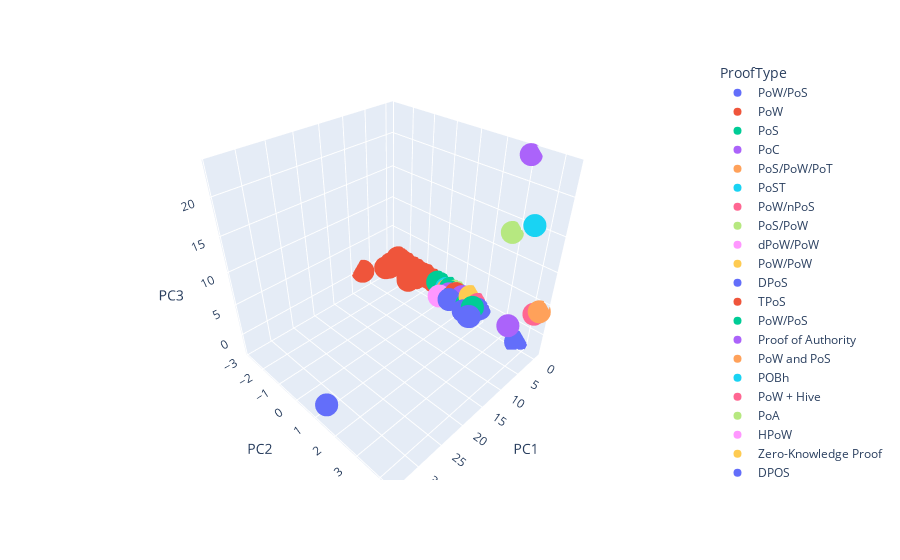

Notebook source saved alongside this figure:
### Markdown cell above
### Visualizing Results

#### 3D-Scatter with Clusters

### Code cell
# Create a 3D-Scatter with the PCA data and the clusters
fig = px.scatter_3d(clustered_df, x='PC1', y='PC2', z='PC3',color="ProofType",hover_name="CoinName",hover_data=["Algorithm"])
fig.show()

### Figure 1 — Plotly figure (JSON) as saved in the notebook; plotly's stock layout.template omitted (floating-point values rounded to 4 significant figures; data arrays with more than 128 entries replaced by an {"elided": "..."} marker saying what was removed)
{"data": [{"customdata": {"elided": "176x1 str values"}, "hovertemplate": "<b>%{hovertext}</b><br><br>ProofType=PoW/PoS<br>PC1=%{x}<br>PC2=%{y}<br>PC3=%{z}<br>Algorithm=%{customdata[0]}<extra></extra>", "hovertext": {"elided": "176 str values"}, "legendgroup": "PoW/PoS", "marker": {"color": "#636efa", "symbol": "circle"}, "mode": "markers", "name": "PoW/PoS", "scene": "scene", "showlegend": true, "type": "scatter3d", "x": {"elided": "176 float values"}, "y": {"elided": "176 float values"}, "z": {"elided": "176 float values"}}, {"customdata": {"elided": "237x1 str values"}, "hovertemplate": "<b>%{hovertext}</b><br><br>ProofType=PoW<br>PC1=%{x}<br>PC2=%{y}<br>PC3=%{z}<br>Algorithm=%{customdata[0]}<extra></extra>", "hovertext": {"elided": "237 str values"}, "legendgroup": "PoW", "marker": {"color": "#EF553B", "symbol": "circle"}, "mode": "markers", "name": "PoW", "scene": "scene", "showlegend": true, "type": "scatter3d", "x": {"elided": "237 float values"}, "y": {"elided": "237 float values"}, "z": {"elided": "237 float values"}}, {"customdata": [["SHA-512"], ["SHA-256"], ["PoS"], ["X11"], ["Scrypt"], ["Scrypt"], ["X11"], ["Multiple"], ["PHI1612"], ["Multiple"], ["Counterparty"], ["Scrypt"], ["Scrypt"], ["X11"], ["Scrypt"], ["Scrypt"], ["Scrypt"], ["PoS"], ["POS 3.0"], ["X13"], ["X11"], ["Scrypt"], ["PoS"], ["PoS"], ["X13"], ["PoS"], ["PoS"], ["PoS"], ["Scrypt"], ["Quark"], ["Scrypt"], ["X13"], ["Scrypt"], ["PoS"], ["PoS"], ["SHA-256"], ["Scrypt"], ["PoS"], ["SHA-256"], ["POS 3.0"], ["SkunkHash v2 Raptor"], ["Scrypt"], ["PoS"], ["SHA-512"], ["Ouroboros"], ["Lyra2REv2"], ["POS 2.0"], ["SHA-256"], ["NIST5"], ["Quark"], ["Quark"], ["X11"], ["POS 3.0"], ["Ethash"], ["X13"], ["Scrypt"], ["VBFT"], ["Scrypt"], ["Green Protocol"], ["PoS"], ["PoS"], ["X16R"], ["Scrypt"], ["Scrypt"], ["X15"], ["Quark"], ["SHA-256"], ["DPoS"], ["Quark"], ["Scrypt"], ["Quark"], ["X11"], ["Scrypt"], ["PoS"], ["X11"], ["XEVAN"], ["X11"], ["Equihash"], ["Quark"], ["X11"], ["SHA-256"], ["PoS"], ["Scrypt"], ["SHA-256"], ["PoS"], ["Scrypt"]], "hovertemplate": "<b>%{hovertext}</b><br><br>ProofType=PoS<br>PC1=%{x}<br>PC2=%{y}<br>PC3=%{z}<br>Algorithm=%{customdata[0]}<extra></extra>", "hovertext": ["BTS", "XPY", "EXCL", "HYP", "MINT", "NAUT", "SUPER", "TES", "TIT", "XCR", "SJCX", "RBY", "NOTE", "U", "DIGS", "GPU", "ZEIT", "NEBU", "LIR", "MUDRA", "LC", "BTCR", "XPO", "CFC", "ROYAL", "TEAM", "FRE", "XCRE", "PND", "ASAFE2", "ZBC", "FIND", "RNS", "ATMOS", "MCRN", "PROC", "GRW", "PHR", "USC", "QTUM", "SIGT", "DFT", "STCN", "ODN", "ADA", "RUP", "KEK", "XIN", "BWK", "KLKS", "WAGE", "MONK", "TPAY", "MCT", "TOKC", "VLX", "ONT", "MEDIC", "BITG", "DEV", "NZL", "PROTON", "HWC", "XT3", "DKD", "POSQ", "BWS", "MUSE", "DTEM", "PNY", "VITAE", "ARE", "MMO", "KETAN", "PAXEX", "BTXC", "JMC", "PIRATE", "CSPN", "DASHP", "NEOS", "RADS", "XHI", "TCH", "PART", "XBC"], "legendgroup": "PoS", "marker": {"color": "#00cc96", "symbol": "circle"}, "mode": "markers", "name": "PoS", "scene": "scene", "showlegend": true, "type": "scatter3d", "x": [-0.2857, -0.2701, -0.3602, -0.3346, -0.03015, -0.29, -0.3545, -0.2511, -0.3063, -0.2515, -0.346, -0.29, -0.2847, -0.3549, -0.2884, -0.2883, 0.8634, -0.3599, -0.3465, -0.2314, -0.3424, -0.2883, -0.3588, -0.3581, -0.2328, -0.3579, -0.3593, -0.3599, 0.3534, -0.3516, -0.2899, -0.2326, -0.2897, -0.3581, -0.3525, 0.2627, -0.2726, -0.3599, -0.2688, -0.3453, -0.3565, -0.29, -0.3598, -0.3438, 0.6709, -0.3101, -0.353, -0.09658, -0.3197, -0.3515, -0.3506, -0.3549, -0.3468, -0.2677, -0.2243, -0.2892, -0.3361, -0.2835, -0.3437, -0.3594, -0.3595, -0.3188, -0.2897, -0.2899, -0.2062, -0.3472, -0.269, 1.024, -0.3516, -0.1706, -0.3503, -0.3545, -0.2872, -0.3586, -0.3543, -0.2785, -0.1448, -0.2734, -0.3517, -0.3549, -0.2702, -0.3601, -0.09718, -0.2511, -0.3601, -0.2903], "y": [1.438, 0.5996, 1.513, 0.9682, 0.8299, 0.8244, 0.9678, 0.05405, 1.611, 0.05412, 1.564, 0.8244, 0.8241, 0.9678, 0.8243, 0.8243, 0.7787, 1.513, 1.571, 1.54, 0.9676, 0.8244, 1.513, 1.513, 1.54, 1.513, 1.513, 1.513, 0.815, 1.485, 0.8243, 1.54, 0.8244, 1.513, 1.513, 0.5578, 0.8233, 1.513, 0.5995, 1.571, 1.385, 0.8244, 1.513, 1.44, 1.467, 0.6818, 1.529, 0.5969, 1.247, 1.485, 1.485, 0.9678, 1.571, -0.04296, 1.54, 0.8243, 1.421, 0.8242, 1.624, 1.513, 1.513, 0.6366, 0.8244, 0.8243, 1.6, 1.485, 0.5995, 1.783, 1.485, 0.815, 1.485, 0.9678, 0.8242, 1.513, 0.9677, 1.153, 0.9722, -0.1932, 1.485, 0.9678, 0.5996, 1.513, 0.8214, 0.5993, 1.513, 0.8244], "z": [0.08128, -0.06149, -0.1664, -0.1853, -0.3109, -0.3035, -0.1848, 0.09512, -0.3744, 0.09512, -0.245, -0.3035, -0.3036, -0.1848, -0.3035, -0.3035, -0.3201, -0.1664, -0.292, -0.3387, -0.185, -0.3035, -0.1664, -0.1664, -0.3387, -0.1664, -0.1664, -0.1664, -0.3165, -0.2805, -0.3035, -0.3387, -0.3035, -0.1664, -0.1665, -0.06441, -0.3037, -0.1664, -0.06149, -0.2921, -0.1322, -0.3035, -0.1664, 0.08236, -0.2918, -0.1285, -0.2102, -0.06495, -0.2517, -0.2805, -0.2806, -0.1848, -0.292, 0.03615, -0.3388, -0.3035, -0.1131, -0.3036, -0.2934, -0.1664, -0.1664, -0.07988, -0.3035, -0.3035, -0.354, -0.2806, -0.06151, -0.03296, -0.2805, -0.3041, -0.2806, -0.1848, -0.3035, -0.1664, -0.1848, -0.04094, -0.1907, 0.03984, -0.2805, -0.1848, -0.06149, -0.1664, -0.3073, -0.06187, -0.1664, -0.3035]}, {"customdata": [["Scrypt"], ["Shabal256"], ["Scrypt"]], "hovertemplate": "<b>%{hovertext}</b><br><br>ProofType=PoC<br>PC1=%{x}<br>PC2=%{y}<br>PC3=%{z}<br>Algorithm=%{customdata[0]}<extra></extra>", "hovertext": ["CSC", "BURST", "SAFEX"], "legendgroup": "PoC", "marker": {"color": "#ab63fa", "symbol": "circle"}, "mode": "markers", "name": "PoC", "scene": "scene", "showlegend": true, "type": "scatter3d", "x": [0.6888, 0.06591, -0.0421], "y": [0.5751, 1.127, 0.5864], "z": [-0.2084, 0.1409, -0.1938]}, {"customdata": [["Scrypt"]], "hovertemplate": "<b>%{hovertext}</b><br><br>ProofType=PoS/PoW/PoT<br>PC1=%{x}<br>PC2=%{y}<br>PC3=%{z}<br>Algorithm=%{customdata[0]}<extra></extra>", "hovertext": ["FLT"], "legendgroup": "PoS/PoW/PoT", "marker": {"color": "#FFA15A", "symbol": "circle"}, "mode": "markers", "name": "PoS/PoW/PoT", "scene": "scene", "showlegend": true, "type": "scatter3d", "x": [-0.2848], "y": [0.2915], "z": [-0.4522]}, {"customdata": [["Scrypt"]], "hovertemplate": "<b>%{hovertext}</b><br><br>ProofType=PoST<br>PC1=%{x}<br>PC2=%{y}<br>PC3=%{z}<br>Algorithm=%{customdata[0]}<extra></extra>", "hovertext": ["VRC"], "legendgroup": "PoST", "marker": {"color": "#19d3f3", "symbol": "circle"}, "mode": "markers", "name": "PoST", "scene": "scene", "showlegend": true, "type": "scatter3d", "x": [-0.3011], "y": [0.2644], "z": [-0.2584]}, {"customdata": [["SHA3"]], "hovertemplate": "<b>%{hovertext}</b><br><br>ProofType=PoW/nPoS<br>PC1=%{x}<br>PC2=%{y}<br>PC3=%{z}<br>Algorithm=%{customdata[0]}<extra></extra>", "hovertext": ["NXS"], "legendgroup": "PoW/nPoS", "marker": {"color": "#FF6692", "symbol": "circle"}, "mode": "markers", "name": "PoW/nPoS", "scene": "scene", "showlegend": true, "type": "scatter3d", "x": [-0.3907], "y": [1.824], "z": [-0.03296]}, {"customdata": [["X11"], ["XEVAN"]], "hovertemplate": "<b>%{hovertext}</b><br><br>ProofType=PoS/PoW<br>PC1=%{x}<br>PC2=%{y}<br>PC3=%{z}<br>Algorithm=%{customdata[0]}<extra></extra>", "hovertext": ["SQL", "XBI"], "legendgroup": "PoS/PoW", "marker": {"color": "#B6E880", "symbol": "circle"}, "mode": "markers", "name": "PoS/PoW", "scene": "scene", "showlegend": true, "type": "scatter3d", "x": [-0.3699, -0.2935], "y": [0.6671, 0.8521], "z": [0.005554, 0.1494]}, {"customdata": [["Equihash"]], "hovertemplate": "<b>%{hovertext}</b><br><br>ProofType=dPoW/PoW<br>PC1=%{x}<br>PC2=%{y}<br>PC3=%{z}<br>Algorithm=%{customdata[0]}<extra></extra>", "hovertext": ["KMD"], "legendgroup": "dPoW/PoW", "marker": {"color": "#FF97FF", "symbol": "circle"}, "mode": "markers", "name": "dPoW/PoW", "scene": "scene", "showlegend": true, "type": "scatter3d", "x": [-0.2599], "y": [-1.822], "z": [0.2599]}, {"customdata": [["Scrypt"]], "hovertemplate": "<b>%{hovertext}</b><br><br>ProofType=PoW/PoW<br>PC1=%{x}<br>PC2=%{y}<br>PC3=%{z}<br>Algorithm=%{customdata[0]}<extra></extra>", "hovertext": ["SCN"], "legendgroup": "PoW/PoW", "marker": {"color": "#FECB52", "symbol": "circle"}, "mode": "markers", "name": "PoW/PoW", "scene": "scene", "showlegend": true, "type": "scatter3d", "x": [-0.2492], "y": [0.3357], "z": [-0.3722]}, {"customdata": [["DPoS"], ["DPoS"], ["Semux BFT consensus"], ["DPoS"], ["DPoS"], ["DPoS"], ["DPoS"], ["TRC10"], ["SHA-256"]], "hovertemplate": "<b>%{hovertext}</b><br><br>ProofType=DPoS<br>PC1=%{x}<br>PC2=%{y}<br>PC3=%{z}<br>Algorithm=%{customdata[0]}<extra></extra>", "hovertext": ["ARK", "TAU", "SEM", "ALX", "LSK", "EOS", "OXY", "BTT", "ZEPH"], "legendgroup": "DPoS", "marker": {"color": "#636efa", "symbol": "circle"}, "mode": "markers", "name": "DPoS", "scene": "scene", "showlegend": true, "type": "scatter3d", "x": [3.738, 3.743, 3.959, 3.755, 3.739, 3.748, 3.75, 34.07, 2.481], "y": [2.062, 2.062, 2.04, 2.062, 2.062, 2.062, 2.062, 1.408, 0.8783], "z": [0.1329, 0.1328, 0.199, 0.1326, 0.1329, 0.1326, 0.1326, -0.6083, 0.1036]}, {"customdata": [["X11"]], "hovertemplate": "<b>%{hovertext}</b><br><br>ProofType=TPoS<br>PC1=%{x}<br>PC2=%{y}<br>PC3=%{z}<br>Algorithm=%{customdata[0]}<extra></extra>", "hovertext": ["XSN"], "legendgroup": "TPoS", "marker": {"color": "#EF553B", "symbol": "circle"}, "mode": "markers", "name": "TPoS", "scene": "scene", "showlegend": true, "type": "scatter3d", "x": [-0.3739], "y": [0.7098], "z": [-0.1878]}, {"customdata": [["Scrypt"]], "hovertemplate": "<b>%{hovertext}</b><br><br>ProofType=PoW/PoS <br>PC1=%{x}<br>PC2=%{y}<br>PC3=%{z}<br>Algorithm=%{customdata[0]}<extra></extra>", "hovertext": ["FRST"], "legendgroup": "PoW/PoS ", "marker": {"color": "#00cc96", "symbol": "circle"}, "mode": "markers", "name": "PoW/PoS ", "scene": "scene", "showlegend": true, "type": "scatter3d", "x": [-0.2856], "y": [0.4276], "z": [-0.3384]}, {"customdata": [["VeChainThor Authority"]], "hovertemplate": "<b>%{hovertext}</b><br><br>ProofType=Proof of Authority<br>PC1=%{x}<br>PC2=%{y}<br>PC3=%{z}<br>Algorithm=%{customdata[0]}<extra></extra>", "hovertext": ["VET"], "legendgroup": "Proof of Authority", "marker": {"color": "#ab63fa", "symbol": "circle"}, "mode": "markers", "name": "Proof of Authority", "scene": "scene", "showlegend": true, "type": "scatter3d", "x": [4.432], "y": [3.764], "z": [2.719]}, {"customdata": [["Scrypt"]], "hovertemplate": "<b>%{hovertext}</b><br><br>ProofType=PoW and PoS<br>PC1=%{x}<br>PC2=%{y}<br>PC3=%{z}<br>Algorithm=%{customdata[0]}<extra></extra>", "hovertext": ["MBC"], "legendgroup": "PoW and PoS", "marker": {"color": "#FFA15A", "symbol": "circle"}, "mode": "markers", "name": "PoW and PoS", "scene": "scene", "showlegend": true, "type": "scatter3d", "x": [-0.2807], "y": [0.3576], "z": [-0.3459]}, {"customdata": [["Proof-of-BibleHash"]], "hovertemplate": "<b>%{hovertext}</b><br><br>ProofType=POBh<br>PC1=%{x}<br>PC2=%{y}<br>PC3=%{z}<br>Algorithm=%{customdata[0]}<extra></extra>", "hovertext": ["BBP"], "legendgroup": "POBh", "marker": {"color": "#19d3f3", "symbol": "circle"}, "mode": "markers", "name": "POBh", "scene": "scene", "showlegend": true, "type": "scatter3d", "x": [-0.2053], "y": [3.581], "z": [15.51]}, {"customdata": [["SHA-256 + Hive"]], "hovertemplate": "<b>%{hovertext}</b><br><br>ProofType=PoW + Hive<br>PC1=%{x}<br>PC2=%{y}<br>PC3=%{z}<br>Algorithm=%{customdata[0]}<extra></extra>", "hovertext": ["LCC"], "legendgroup": "PoW + Hive", "marker": {"color": "#FF6692", "symbol": "circle"}, "mode": "markers", "name": "PoW + Hive", "scene": "scene", "showlegend": true, "type": "scatter3d", "x": [-0.3355], "y": [4.146], "z": [3.285]}, {"customdata": [["Proof-of-Authority"]], "hovertemplate": "<b>%{hovertext}</b><br><br>ProofType=PoA<br>PC1=%{x}<br>PC2=%{y}<br>PC3=%{z}<br>Algorithm=%{customdata[0]}<extra></extra>", "hovertext": ["POA"], "legendgroup": "PoA", "marker": {"color": "#B6E880", "symbol": "circle"}, "mode": "markers", "name": "PoA", "scene": "scene", "showlegend": true, "type": "scatter3d", "x": [-0.408], "y": [2.806], "z": [13.31]}, {"customdata": [["Scrypt"]], "hovertemplate": "<b>%{hovertext}</b><br><br>ProofType=HPoW<br>PC1=%{x}<br>PC2=%{y}<br>PC3=%{z}<br>Algorithm=%{customdata[0]}<extra></extra>", "hovertext": ["LYNX"], "legendgroup": "HPoW", "marker": {"color": "#FF97FF", "symbol": "circle"}, "mode": "markers", "name": "HPoW", "scene": "scene", "showlegend": true, "type": "scatter3d", "x": [2.242], "y": [0.3412], "z": [-0.4475]}, {"customdata": [["SHA-512"]], "hovertemplate": "<b>%{hovertext}</b><br><br>ProofType=Zero-Knowledge Proof<br>PC1=%{x}<br>PC2=%{y}<br>PC3=%{z}<br>Algorithm=%{customdata[0]}<extra></extra>", "hovertext": ["KCASH"], "legendgroup": "Zero-Knowledge Proof", "marker": {"color": "#FECB52", "symbol": "circle"}, "mode": "markers", "name": "Zero-Knowledge Proof", "scene": "scene", "showlegend": true, "type": "scatter3d", "x": [-0.3516], "y": [1.435], "z": [0.6005]}, {"customdata": [["ECC 256K1"]], "hovertemplate": "<b>%{hovertext}</b><br><br>ProofType=DPOS<br>PC1=%{x}<br>PC2=%{y}<br>PC3=%{z}<br>Algorithm=%{customdata[0]}<extra></extra>", "hovertext": ["AAC"], "legendgroup": "DPOS", "marker": {"color": "#636efa", "symbol": "circle"}, "mode": "markers", "name": "DPOS", "scene": "scene", "showlegend": true, "type": "scatter3d", "x": [-0.3701], "y": [3.66], "z": [-2.741]}, {"customdata": [["XEVAN"]], "hovertemplate": "<b>%{hovertext}</b><br><br>ProofType=Pos<br>PC1=%{x}<br>PC2=%{y}<br>PC3=%{z}<br>Algorithm=%{customdata[0]}<extra></extra>", "hovertext": ["BITM"], "legendgroup": "Pos", "marker": {"color": "#EF553B", "symbol": "circle"}, "mode": "markers", "name": "Pos", "scene": "scene", "showlegend": true, "type": "scatter3d", "x": [0.4967], "y": [0.8744], "z": [0.3454]}, {"customdata": [["X11"]], "hovertemplate": "<b>%{hovertext}</b><br><br>ProofType=Proof of Trust<br>PC1=%{x}<br>PC2=%{y}<br>PC3=%{z}<br>Algorithm=%{customdata[0]}<extra></extra>", "hovertext": ["CRB"], "legendgroup": "Proof of Trust", "marker": {"color": "#00cc96", "symbol": "circle"}, "mode": "markers", "name": "Proof of Trust", "scene": "scene", "showlegend": true, "type": "scatter3d", "x": [-0.4243], "y": [0.4474], "z": [0.09058]}, {"customdata": [["SHA3-256"]], "hovertemplate": "<b>%{hovertext}</b><br><br>ProofType=DPoC<br>PC1=%{x}<br>PC2=%{y}<br>PC3=%{z}<br>Algorithm=%{customdata[0]}<extra></extra>", "hovertext": ["FIII"], "legendgroup": "DPoC", "marker": {"color": "#ab63fa", "symbol": "circle"}, "mode": "markers", "name": "DPoC", "scene": "scene", "showlegend": true, "type": "scatter3d", "x": [-0.5619], "y": [3.005], "z": [23.48]}, {"customdata": [["Leased POS"]], "hovertemplate": "<b>%{hovertext}</b><br><br>ProofType=LPoS<br>PC1=%{x}<br>PC2=%{y}<br>PC3=%{z}<br>Algorithm=%{customdata[0]}<extra></extra>", "hovertext": ["WAVES"], "legendgroup": "LPoS", "marker": {"color": "#FFA15A", "symbol": "circle"}, "mode": "markers", "name": "LPoS", "scene": "scene", "showlegend": true, "type": "scatter3d", "x": [-0.4015], "y": [4.311], "z": [4.012]}, {"customdata": [["PoS"]], "hovertemplate": "<b>%{hovertext}</b><br><br>ProofType=PoS/LPoS<br>PC1=%{x}<br>PC2=%{y}<br>PC3=%{z}<br>Algorithm=%{customdata[0]}<extra></extra>", "hovertext": ["NXT"], "legendgroup": "PoS/LPoS", "marker": {"color": "#19d3f3", "symbol": "circle"}, "mode": "markers", "name": "PoS/LPoS", "scene": "scene", "showlegend": true, "type": "scatter3d", "x": [-0.3943], "y": [1.531], "z": [0.07535]}], "layout": {"legend": {"title": {"text": "ProofType"}, "tracegroupgap": 0}, "margin": {"t": 60}, "scene": {"domain": {"x": [0, 1], "y": [0, 1]}, "xaxis": {"title": {"text": "PC1"}}, "yaxis": {"title": {"text": "PC2"}}, "zaxis": {"title": {"text": "PC3"}}}}}
